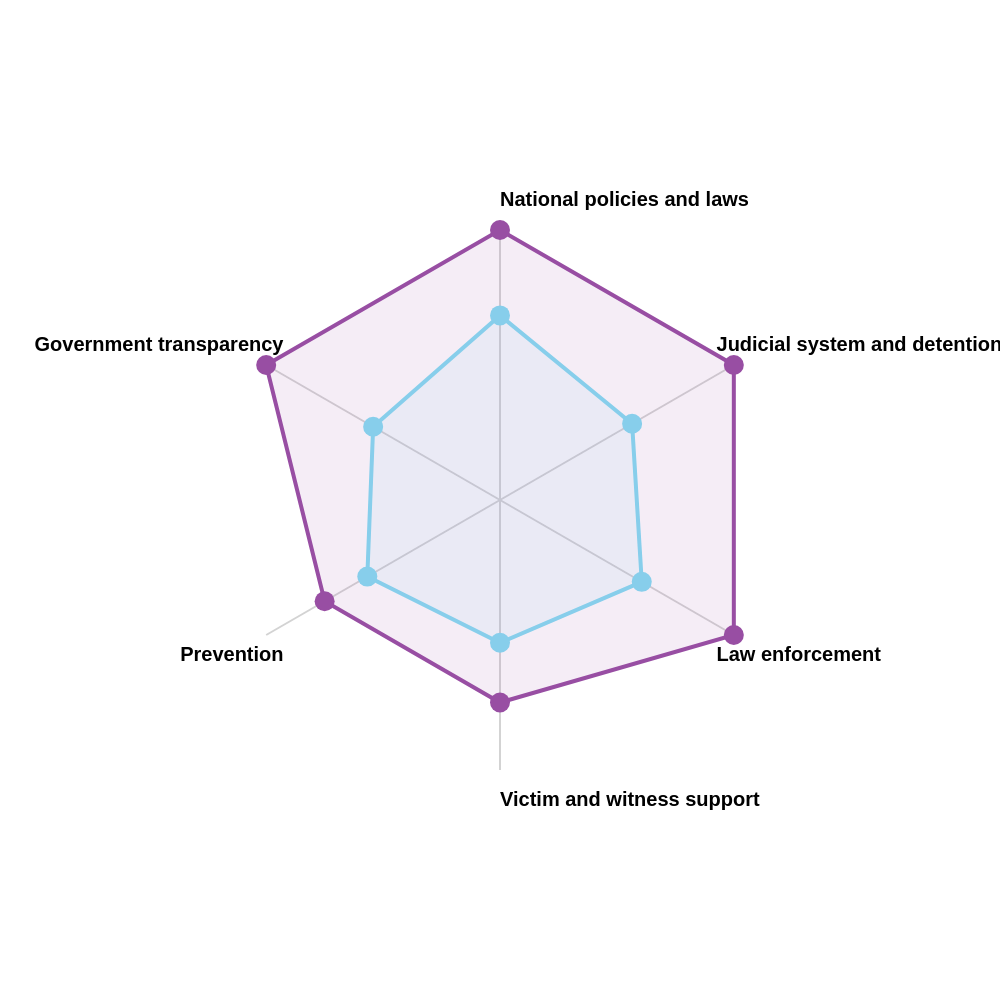

The specification (Vega-Lite) saved for this image:
### Vega specification from a JSON file in a GitHub repository (floating-point values rounded to 4 significant figures)
{"$schema": "https://vega.github.io/schema/vega/v5.json", "description": "A radar chart example, showing multiple dimensions in a radial layout.", "width": 500, "height": 500, "padding": 115, "autosize": {"type": "none", "contains": "padding"}, "signals": [{"name": "radius", "update": "width / 2"}], "data": [{"name": "table", "values": [{"Country": "Australia", "category": "Government transparency", "value": 8.0}, {"Country": "Australia", "category": "National policies and laws", "value": 8.0}, {"Country": "Australia", "category": "Judicial system and detention", "value": 8.0}, {"Country": "Australia", "category": "Law enforcement", "value": 8.0}, {"Country": "Australia", "category": "Victim and witness support", "value": 6.0}, {"Country": "Australia", "category": "Prevention", "value": 6.0}, {"Country": "Rest of World", "category": "Government transparency", "value": 4.34}, {"Country": "Rest of World", "category": "National policies and laws", "value": 5.47}, {"Country": "Rest of World", "category": "Judicial system and detention", "value": 4.52}, {"Country": "Rest of World", "category": "Law enforcement", "value": 4.85}, {"Country": "Rest of World", "category": "Victim and witness support", "value": 4.23}, {"Country": "Rest of World", "category": "Prevention", "value": 4.54}]}, {"name": "countries", "source": "table", "transform": [{"type": "aggregate", "groupby": ["category"]}]}], "scales": [{"name": "angular", "type": "point", "range": {"signal": "[-PI, PI]"}, "padding": 0.5, "domain": {"data": "countries", "field": "category"}}, {"name": "radial", "type": "linear", "range": {"signal": "[0, radius]"}, "zero": true, "nice": false, "domain": {"data": "table", "field": "value"}, "domainMin": 0}, {"name": "color", "type": "ordinal", "domain": ["Australia", "Rest of World"], "range": ["#984ea3", "skyblue"]}], "legends": [{"fill": "color", "title": "Country", "orient": "right", "encode": {"symbols": {"enter": {"fillOpacity": {"value": 0.8}, "stroke": {"value": "transparent"}}}}}], "encode": {"enter": {"x": {"signal": "radius"}, "y": {"signal": "radius"}}}, "marks": [{"type": "group", "name": "categories", "zindex": 1, "from": {"facet": {"data": "table", "name": "facet", "groupby": ["Country"]}}, "marks": [{"type": "line", "name": "category-line", "from": {"data": "facet"}, "encode": {"enter": {"interpolate": {"value": "linear-closed"}, "x": {"signal": "scale('radial', datum.value) * cos(scale('angular', datum.category))"}, "y": {"signal": "scale('radial', datum.value) * sin(scale('angular', datum.category))"}, "stroke": {"scale": "color", "field": "Country"}, "strokeWidth": {"value": 2}, "fill": {"scale": "color", "field": "Country"}, "fillOpacity": {"value": 0.1}}}}, {"type": "symbol", "from": {"data": "facet"}, "encode": {"enter": {"x": {"signal": "scale('radial', datum.value) * cos(scale('angular', datum.category))"}, "y": {"signal": "scale('radial', datum.value) * sin(scale('angular', datum.category))"}, "fill": {"scale": "color", "field": "Country"}, "size": {"value": 100}, "tooltip": {"signal": "datum.Country + ': ' + format(datum.value, '.2f')"}}}}]}, {"type": "rule", "name": "radial-grid", "from": {"data": "countries"}, "zindex": 0, "encode": {"enter": {"x": {"value": 0}, "y": {"value": 0}, "x2": {"signal": "radius * cos(scale('angular', datum.category))"}, "y2": {"signal": "radius * sin(scale('angular', datum.category))"}, "stroke": {"value": "lightgray"}, "strokeWidth": {"value": 1}}}}, {"type": "text", "name": "key-label", "from": {"data": "countries"}, "zindex": 1, "encode": {"enter": {"x": {"signal": "(radius - 10) * cos(scale('angular', datum.category))"}, "y": {"signal": "(radius + 10) * sin(scale('angular', datum.category))"}, "text": {"field": "category"}, "align": [{"test": "abs(scale('angular', datum.category)) > PI / 2", "value": "right"}, {"value": "left"}], "baseline": [{"test": "scale('angular', datum.category) > 0", "value": "top"}, {"test": "scale('angular', datum.category) == 0", "value": "middle"}, {"value": "bottom"}], "fill": {"value": "black"}, "fontWeight": {"value": "bold"}, "fontSize": {"value": 10}}}}]}
